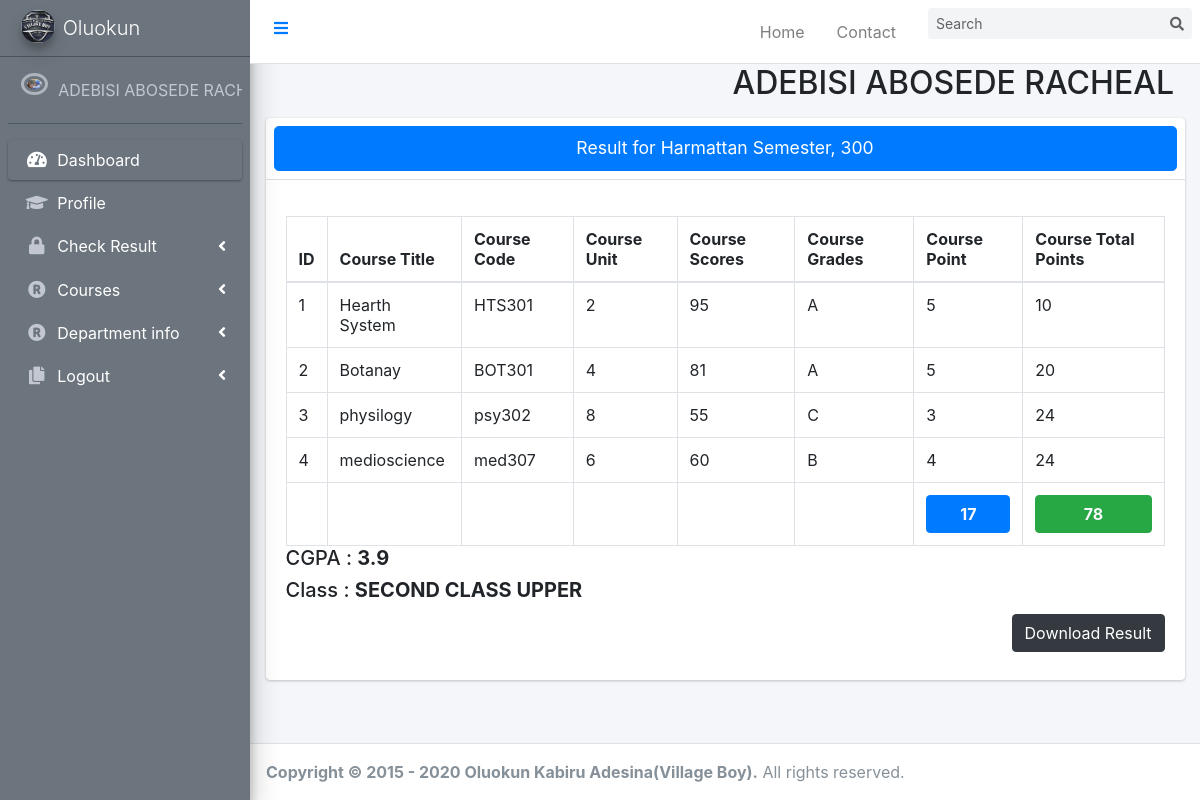
/student/currentSemesterResult.php (signed in), run on the app's committed database.
### tables this page shows
CREATE TABLE `student` (
  `id` int(6) NOT NULL,
  `SurName` varchar(30) NOT NULL,
  `FirstName` varchar(30) NOT NULL,
  `LastName` varchar(30) NOT NULL,
  `email` varchar(30) NOT NULL,
  `Phone_Number` varchar(50) NOT NULL,
  `password` varchar(50) NOT NULL,
  `Level` varchar(50) NOT NULL,
  `matricNo` varchar(10) NOT NULL,
  `CurrentSemester` varchar(30) NOT NULL,
  `Department` varchar(255) NOT NULL,
  `Faculty` varchar(50) NOT NULL,
  `state` varchar(50) NOT NULL,
  `city` varchar(50) NOT NULL,
  `Address` varchar(50) NOT NULL,
  `dob` varchar(50) NOT NULL,
  `gender` varchar(50) NOT NULL,
  `profilePicture` text NOT NULL,
  `NextOfKin` varchar(100) NOT NULL,
  `CGPA` varchar(5) NOT NULL,
  `class` varchar(50) NOT NULL,
  `StudentId` varchar(50) NOT NULL,
  `reg_date` timestamp NOT NULL DEFAULT current_timestamp() ON UPDATE current_timestamp()
);

CREATE TABLE `registeredcourse` (
  `id` int(6) NOT NULL,
  `student` varchar(255) NOT NULL,
  `studentId` varchar(50) NOT NULL,
  `matricNo` varchar(50) NOT NULL,
  `courseTitle` text NOT NULL,
  `courseUnit` varchar(255) NOT NULL,
  `courseCode` varchar(255) NOT NULL,
  `courseId` text NOT NULL,
  `level` varchar(10) NOT NULL,
  `semester` varchar(100) NOT NULL,
  `department` varchar(100) NOT NULL,
  `courseRegId` varchar(40) NOT NULL,
  `scores` varchar(100) NOT NULL,
  `grades` varchar(100) NOT NULL,
  `cgpa` varchar(4) NOT NULL,
  `points` varchar(100) NOT NULL,
  `totalunitpoint` varchar(100) NOT NULL,
  `class` varchar(20) NOT NULL,
  `status` varchar(30) NOT NULL,
  `CourseReg_date` timestamp NOT NULL DEFAULT current_timestamp() ON UPDATE current_timestamp()
);

### student/currentSemesterResult.php (the view, shortened to what this page needs)
<?php
     if(isset($_SESSION['studentLogin'])){
    include('header.php');
    include("../includes/connection.php");
    $user =$_SESSION['studentLogin'];
    $stmt = "SELECT* FROM student WHERE email = '$user'|| Phone_Number = '$user' || matricNo = '$user'";
    $qe = mysqli_query($conn, $stmt);
    $student = mysqli_fetch_array($qe);
    $name = htmlentities(strtoupper( $student['SurName']." ".$student['FirstName']." ".$student['LastName']));
    $level = $student['Level'];
    $semester = $student['CurrentSemester'];
    $studentId = $student['StudentId'];
    ?>
<!DOCTYPE html>
<html lang="en">
<head>
    <link rel="stylesheet" href=>
</head>
<?php
    include('sidebar.php');
    ?>
<body>
<div class="content-wrapper">
    <div class="container-fluid">
        <div class="row mb-2">
          <div class="col-sm-6">
          </div>
          <div class="col-sm-6">
            <h2><?php echo $name ?></h2>
          </div>
        </div>
      </div>
    <section class="content">
      <div class="container-fluid">
        <div class="row">
          <div class="col-md-12">
            <div class="card">
              <div class="card-header p-2">
                 <h1 class="text-center btn btn-primary card-title btn-lg btn-block"> Result for <?php echo "$semester, $level" ?></h1>
              </div>
              <div class="card-body">
                <table class="table table-bordered" id ="printable">
                  <thead>
                    <tr>
                      <th style="width: 10px">ID</th>
                      <th>Course Title</th>
                      <th>Course Code</th>
                      <th>Course Unit</th>
                      <th>Course Scores</th>
                      <th>Course Grades</th>
                      <th>Course Point</th>
                      <th>Course Total Points</th>
                    </tr>
                  </thead>
                  <tbody>
                    <form class="" role="form" action="" method="POST" id="courseRegisterForm" >
                      <?php
                      $id = 0;
                      $regcourse = mysqli_query($conn, "SELECT* FROM registeredcourse WHERE studentId = '$studentId' AND semester = '$semester' AND level = '$level' ");
                        $courses = mysqli_fetch_array($regcourse);
                        $courseTitle = explode(",", $courses['courseTitle']);
                        $courseUnit = explode(",", $courses['courseUnit']);
                        $courseCode = explode(",", $courses['courseCode']);
                        $point = explode(",", $courses['points']);
                        $totalpoint = explode(",", $courses['totalunitpoint']);
                        $scoress = explode(",", $courses['scores']);
                        $gradess = explode(",", $courses['grades']);
                        $totalunit = array_sum($point);
                        $totalpoints = array_sum($totalpoint);
                        $cgpa =round($courses['cgpa'],2);
                        $class = $courses['class'];
                       for ($i=0; $i <count($courseTitle) ; $i++) {
                           ?>
                    <tr>
                      <td><?php echo $id+1?></td>
                      <td><?php echo $courseTitle[$i] ?></td>
                      <td><?php echo $courseCode[$i] ?></td>
                      <td><?php echo $courseUnit[$i] ?></td>
                      <td><?php
                      if(!empty($scoress[$i])){
                       echo $scoress[$i];}else {
                         echo "<span class = 'text-danger'>Result not yet upload</span>";
                       }
                        ?></td>
                      <td><?php if(!empty($gradess[$i])){
                       echo $gradess[$i];}else {
                         echo "<span class = 'text-danger'>Result not yet upload</span>";
                       } ?></td>
                      <td><?php if(!empty($point[$i])){
                       echo $point[$i];}else {
                         echo "<span class = 'text-danger'>Result not yet upload</span>";
                       } ?></td>
                      <td><?php if(!empty($totalpoint[$i])){
                       echo $totalpoint[$i];}else {
                         echo "<span class = 'text-danger'>Result not yet upload</span>";
                       } ?></td>
                     </tr>
                     <?php
                     $id++;
                    }?>
                       </tbody>
                       <tfoot>
                           <tr>
                           <td></td>
                           <td></td>
                           <td></td>
                           <td></td>
                           <td></td>
                           <td></td>
                           <td><span class ="btn btn-block btn-primary text-light font-weight-bold"><?php echo $totalunit?></span></td>
                           <td><span class ="btn btn-block btn-success text-light font-weight-bold"><?php echo $totalpoints?></span></td>
                           </tr>
                       </tfoot>
                </table>
                <h5><?php echo" CGPA : <b> $cgpa </b>"?></h5>
                <h5><?php echo" Class : <b> $class </b>"?></h5>
                 <button type="button" class="btn btn-dark mb-2 float-right mt-1" onclick="table()" name="print" id="print" >Download Result</button>
              </div>
            </div>
          </div>
        </div>
      </div>
    </section>
    </div>
<?php include('footer.php'); ?>
</body>
</html>
<?php
    }
    else{
        header('location:../index.php');
    }
    ?>

### student/sidebar.php (shortened to what this page needs)
<?php
  if(isset($_SESSION['studentLogin'])){
    include("../includes/connection.php");
    $user =$_SESSION['studentLogin'];
    $stmt = "SELECT* FROM student WHERE email = '$user'|| Phone_Number = '$user'";
    $qe = mysqli_query($conn, $stmt);
    $students = mysqli_fetch_array($qe);
    $names = htmlentities(strtoupper( $students['SurName']." ".$students['FirstName']." ".$students['LastName']));
?>
<aside class="main-sidebar sidebar-dark-secondary elevation-4 bg-secondary" style="position:fixed; top: 0px; left: 0px; z-index: 1;">
    <a href="../index.php" class="brand-link">
      <img src="../image/village boy logo.jpg" alt="Logo" class="brand-image img-circle elevation-3"
           style="opacity: .8">
      <span class="brand-text font-weight-light">Oluokun</span>
    </a>
    <div class="sidebar">
      <div class="user-panel mt-3 pb-3 mb-3 d-flex">
        <div class="image">
        <img class="profile-user-img img-fluid img-circle"
                       src="<?php
                        if(!empty($student['profilePicture'])){
                            echo htmlentities($student['profilePicture']);
                        }else{
                            echo "<span style ='color:red'>Not Yet Set</span>";
                        }
                       ?>"
                       alt="User profile picture">                    </div>
        <div class="info">
          <a href="index.php" class="d-block"><?php echo $names;?> </a>
        </div>
      </div>
      <nav class="mt-2">
        <ul class="nav nav-pills nav-sidebar flex-column" data-widget="treeview" role="menu" data-accordion="false">
          <li class="nav-item has-treeview menu-open">
            <a href="index.php" class="nav-link active">
              <i class="nav-icon fas fa-tachometer-alt"></i>
              <p>
                Dashboard
              </p>
            </a>
          </li>
          <li class="nav-item">
              <a href="studentUpdateProfile.php" class="nav-link">
                <i class="fas fa-graduation-cap nav-icon"></i>
                <p>Profile</p>
              </a>
            </li>
            <li class="nav-item has-treeview">
              <a href="#" class="nav-link">
                <i class="nav-icon fa fa-lock"></i>
                <p>
                  Check Result
                  <i class="fas fa-angle-left right"></i>
                </p>
              </a>
            </li>
          <li class="nav-item has-treeview">
          <a href="#" class="nav-link">
            <i class="nav-icon fa fa-registered"></i>
            <p>
              Courses
              <i class="fas fa-angle-left right"></i>
            </p>
          </a>
        </li>
        <li class="nav-item has-treeview">
          <a href="#" class="nav-link">
            <i class="nav-icon fa fa-registered"></i>
            <p>
              Department info
              <i class="fas fa-angle-left right"></i>
            </p>
          </a>
        </li>
           <li class="nav-item has-treeview">
            <a href="Logout.php" class="nav-link">
              <i class="nav-icon fas fa-copy"></i>
              <p>
                Logout
                <i class="fas fa-angle-left right"></i>
              </p>
            </a>
          </li>
        </ul>
      </nav>
    </div>
  </aside>
  <?php
  }
  ?>

### css/style.css (style rules this page uses)
aside { position: fixed; z-index: 1; top: 0; left: 0; }
nav ul li a.nav-link p { text-decoration: none; color: white; }

### data on the page
student: profilePicture (picture), names "ADEBISI ABOSEDE…", name "ADEBISI ABOSEDE RACHEAL", CurrentSemester "Harmattan Semester", Level "300"
registeredcourse: courseTitle "Hearth System", courseCode "HTS301", courseUnit "2", scores "95", grades "A", points "5", totalunitpoint "10", courseTitle "Botanay", courseCode "BOT301", courseUnit "4", scores "81", totalunitpoint "20", courseTitle "physilogy", courseCode "psy302", courseUnit "8", scores "55", grades "C", points "3", totalunitpoint "24", courseTitle "medioscience", courseCode "med307", courseUnit "6", scores "60", grades "B", points "4", points "17", totalunitpoint "78", cgpa "3.9", class "SECOND CLASS UPPER"

### other printed values
Date('Y') "2020"
